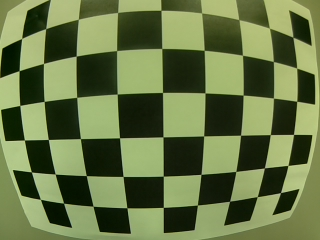
#> input picture src/camera_cal/calibration1.jpeg, 320 x 240 px; its folder holds 5 pictures in this run
$ python LaneDemo.py camera_cal/calibration1.jpeg   (older library calls are emulated)
#> lines starting #> are read from the running program, lines starting #| are printed output that depends on the picture; after the words box and inside, x2 and y2 are one past the last pixel; in counts of white or black regions, pixels touching at a corner belong together
### src/LaneDetection.py
from io import BytesIO
import numpy as np
import cv2
import glob
import matplotlib as mpl
from IPython.display import Image
from scipy import signal
from multiprocessing import Pool
from functools import partial
from collections import deque


# [15 lines left out: function arr2img, not called in this run]


def camera_chessboards(glob_regex='camera_cal/calibration*.jpeg'):
    # prepare object points, like (0,0,0), (1,0,0), (2,0,0) ....,(6,5,0)
#> called with glob_regex = 'camera_cal/calibration*.jpeg'
    objp = np.zeros((6 * 9, 3), np.float32)
    objp[:, :2] = np.mgrid[0:9, 0:6].T.reshape(-1, 2)

    # Arrays to store object points and image points from all the images.
    objpoints = []  # 3d points in real world space
    imgpoints = []  # 2d points in image plane.
    chessboards = []  # array of chessboard images

    # Make a list of calibration images
    images = glob.glob(glob_regex)

    # Step through the list and search for chessboard corners
    for idx, fname in enumerate(images):
        img = cv2.imread(fname)
#> img is the input picture: shape (240, 320, 3); mean B, G, R 70, 116.9, 102
        gray = cv2.cvtColor(img, cv2.COLOR_BGR2GRAY)
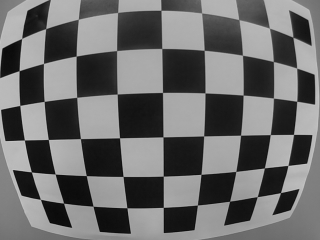
#> gray: shape (240, 320); min 9, max 196, mean 107.1

        # Find the chessboard corners
        ret, corners = cv2.findChessboardCorners(gray, (9, 6), None)
#> ret = True; corners = 54 rows, first 8: [280.5, 192.6], [257.2, 196.6], [229.6, 201.3], [197.4, 205], [163.3, 207.4], [126.9, 207.7], [93.07, 206.2], [63.56, 203.2]

        # If found, add object points, image points
        if ret == True:
            objpoints.append(objp)
            imgpoints.append(corners)

            # Draw and display the corners
            cv2.drawChessboardCorners(img, (9, 6), corners, ret)
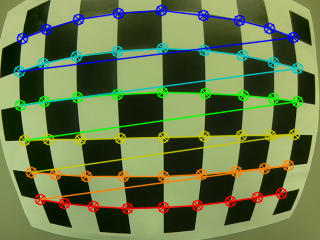
#> img: shape (240, 320, 3); 16.38% of pixels changed, all inside (x1, y1, x2, y2) = (13, 4, 304, 215)
            chessboards.append(img)
#> pass 2 of the loop in camera_chessboards, `for idx, fname in enumerate(images):`:
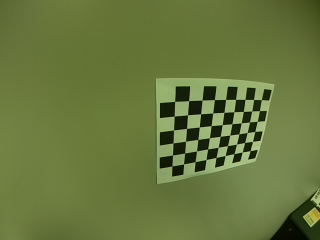
#> input picture src/camera_cal/calibration10.jpeg, 320 x 240 px
#> in camera_chessboards, img is the input picture: shape (240, 320, 3); mean B, G, R 61.5, 119, 103.1
#> in camera_chessboards, `gray = cv2.cvtColor(img, cv2.COLOR_BGR2GRAY)`:
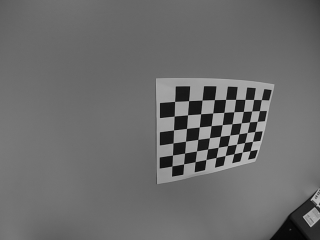
#> gray: shape (240, 320); min 3, max 191, mean 107.7
#> corners = 54 rows, first 8: [250.1, 150.6], [242.2, 152.1], [233.9, 153.6], [225.1, 155.6], [216, 157.4], [206, 159.6], [195.2, 161.6], [183.6, 163.9]
#> in camera_chessboards, `cv2.drawChessboardCorners(img, (9, 6), corners, ret)`:
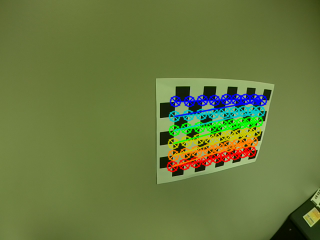
#> img: shape (240, 320, 3); 7.32% of pixels changed, all inside (x1, y1, x2, y2) = (166, 93, 268, 173)
#> pass 3 of the loop in camera_chessboards, `for idx, fname in enumerate(images):`:
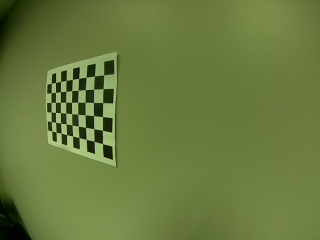
#> input picture src/camera_cal/calibration11.jpeg, 320 x 240 px
#> in camera_chessboards, img is the input picture: shape (240, 320, 3); mean B, G, R 62.4, 122.6, 105
#> in camera_chessboards, `gray = cv2.cvtColor(img, cv2.COLOR_BGR2GRAY)`:
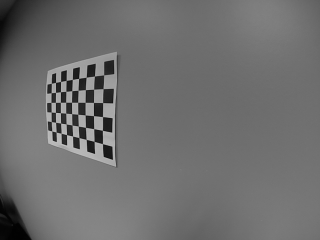
#> gray: shape (240, 320); min 1, max 195, mean 110.6
#> corners = 54 rows, first 8: [102.5, 143.7], [94.04, 141.4], [86.19, 139.4], [78.94, 137.5], [72.51, 136], [66.53, 134.6], [61.06, 133.3], [56.19, 132.1]
#> in camera_chessboards, `cv2.drawChessboardCorners(img, (9, 6), corners, ret)`:
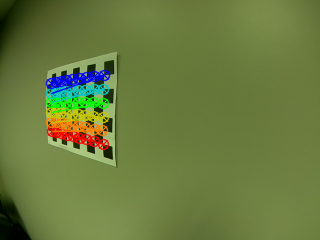
#> img: shape (240, 320, 3); 5.3% of pixels changed, all inside (x1, y1, x2, y2) = (45, 69, 111, 151)
#> the loop made 4 passes; the first 3 are shown

    return objpoints, imgpoints, chessboards


objpoints, imgpoints, chessboards = camera_chessboards()


def camera_calibrate(objpoints, imgpoint, img):
    # Test undistortion on an image
    img_size = img.shape[0:2]

    # Do camera calibration given object points and image points
    ret, mtx, dist, rvecs, tvecs = cv2.calibrateCamera(objpoints, imgpoints, img_size, None, None)

    dst = cv2.undistort(img, mtx, dist, None, mtx)

    return ret, mtx, dist, dst


test_img = 'camera_cal/calibration1.jpg'
undistort_img = 'output_images/undistort_output.jpg'

img = cv2.imread(test_img)
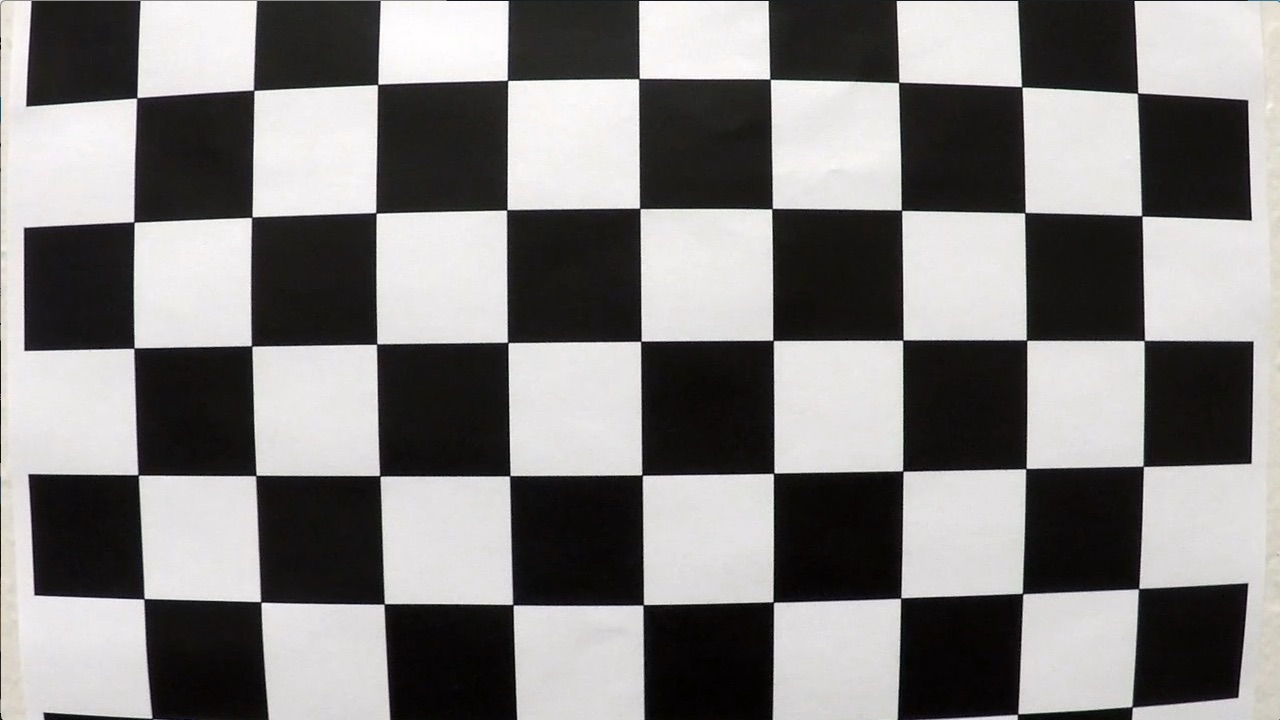
#> input picture src/camera_cal/calibration1.jpg, 1280 x 720 px
#> img is the input picture: shape (720, 1280, 3); mean B, G, R 127.8, 128.4, 130.1
ret, mtx, dist, dst = camera_calibrate(objpoints, imgpoints, img)
#> in camera_calibrate, `dst = cv2.undistort(img, mtx, dist, None, mtx)`:
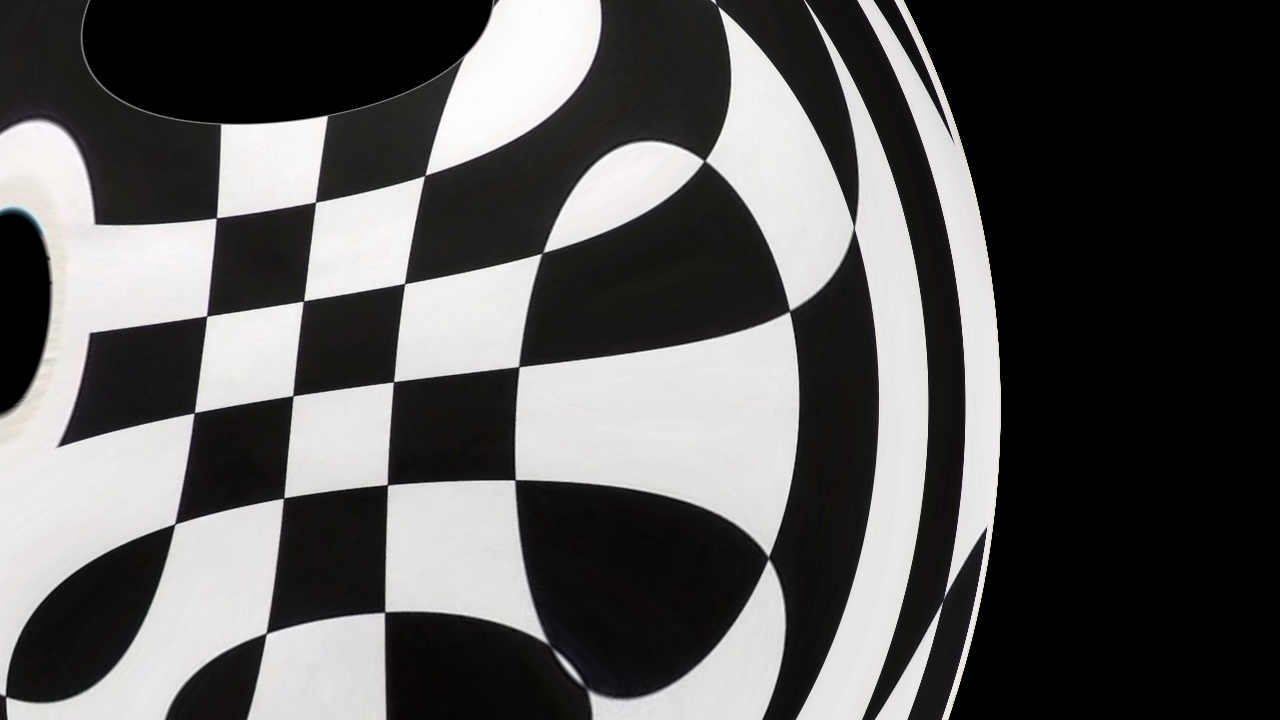
#> dst: shape (720, 1280, 3); mean B, G, R 87.9, 88.1, 89.3

cv2.imwrite(undistort_img, dst)


def undistort_image(img, mtx=mtx, dist=dist):
    dst = cv2.undistort(img, mtx, dist, None, mtx)
    return dst


# [143 lines left out: functions load_test_images, binary_filter_road_pavement, combined_threshold, not called in this run]


def draw_lines(img, vertices):
    pts = np.int32([vertices])
    cv2.polylines(img, pts, True, (0, 0, 255))


# [109 lines left out: functions perspective_transforms, perspective_warp, perspective_unwarp, calc_warp_points, binary_topdown, lane_histogram and 1 more, not called in this run]


class WindowBox(object):
    # [16 lines left out: function __init__, not called in this run]

    def center(self):
        return (self.x_center, int(self.y_top - self.y_bottom) / 2)

    # [14 lines left out: function next_windowbox, not called in this run]

    def _nonzerox_count(self):
        return len(self.nonzerox)

    def _is_noise(self):
        return self._nonzerox_count() > self.imgwindow.shape[0] * self.imgwindow.shape[1] * .75

    def has_line(self):
        return (self._nonzerox_count() > self.mincount) ^ self._is_noise()

    # [72 lines left out: functions has_lane, __str__, find_lane_windows, calc_lane_windows, calc_fit_from_boxes, not called in this run]


def poly_fitx(fity, line_fit):
    fit_linex = line_fit[0] * fity ** 2 + line_fit[1] * fity + line_fit[2]
    return fit_linex


# [79 lines left out: functions calc_lr_fit_from_polys, calc_curvature, fit_window, not called in this run]


# holds current line details
class Line():
    """Line Class"""
    LINE_FIT_INVALID_MSG = "Line has an invalid polynominal."

    # [15 lines left out: function __init__, not called in this run]

    @property
    def xs(self):
        return poly_fitx(self.ploty, self.poly_fit)

    @property
    def ploty(self):
        return self.__ploty

    @property
    def poly_fit(self):
        return self.__poly_fit

    @property
    def binimg(self):
        return self.__binimg

    @property
    def y_bottom(self):
        return self.__y_bottom

    @property
    def y_top(self):
        return self.__binimg.shape[1]

    @property
    def x_bottom(self):
        return self.__x_bottom

    @property
    def x_top(self):
        return self.__x_top

    # [11 lines left out: functions curvature, __str__, not called in this run]


# contains the Line details and methods to determine current road line
class RoadLine():
    """RoadLine Class"""
    LINE_ISNT_SANE_MSG = "Line didn't pass sanity checks."

    # [60 lines left out: functions __init__, __str__, line, line, _queue_to_history, not called in this run]

    @property
    def line_history_count(self):
        return len(self.__line_history)

    @property
    def curvature(self):
        return self.line.curvature

    # [5 lines left out: function curvatures, not called in this run]

    @property
    def mean_curvature(self):
        return np.mean(self.curvatures)

    @property
    def std_curvature(self):
        return np.std(self.curvatures)

    @property
    def max_abs_curvature_variance(self):
        return np.max(np.abs(self.curvatures - np.mean(self.curvatures)))

    @property
    def line_fits(self):
        return np.array([line.poly_fit for line in self.__line_history])

    # [26 lines left out: functions mean_fit, ploty, not called in this run]

    @property
    def mean_xs(self):
        return poly_fitx(self.ploty, self.mean_fit)


# contains the left & right road lines and associated image
class Lane():
    """Lane Class"""
    lane_px_width = 413
    xm_per_pix = 3.7 / lane_px_width  # meters per pixel in x dimension - copied from calc_curvature for convenience

    THRESHOLD_DAYTIME_NORMAL = "daytime-normal"
    THRESHOLD_DAYTIME_SHADOW = "daytime-shadow"
    THRESHOLD_DAYTIME_BRIGHT = "daytime-bright"
    THRESHOLD_DAYTIME_FILTER = "daytime-filter-pavement"
    THRESHOLD_WINDOWING = "windowing"

    # [33 lines left out: function __init__, not called in this run]

    @property
    def img_height(self):
        return self.__img_height

    @property
    def img_width(self):
        return self.__img_width

    @property
    def pts_zero(self):
        return self.__pts_zero

    @property
    def ploty(self):
        return self.__ploty

    @property
    def undistorted_image(self):
        return self.__undistorted_image

    @property
    def binary_image(self):
        return self.__binary_image

    @property
    def warped(self):
        return self.__warped

    @property
    def warped_threshold(self):
        return self.__warped_threshold

    # [41 lines left out: function warped_decorated, not called in this run]

    @property
    def road_line_left(self):
        return self.__road_line_left

    @property
    def road_line_right(self):
        return self.__road_line_right

    # [20 lines left out: functions result, result_decorated, not called in this run]

    @property
    def image(self):
        return self.__image

    # [110 lines left out: functions _image_yuv_equalize, image, _undistort_warp_search, _warped_window_thresholding, _warp_undistorted_threshold, not called in this run]

    def _warped_has_noise(self, warped, noise_level=75):
        histogram = np.sum(warped, axis=1)
        return (histogram > noise_level).any()

    # [16 lines left out: functions x_center_offset, x_error, not called in this run]

    @property
    def x_start_left(self):
        return self.road_line_left.line.x_top

    @property
    def x_start_right(self):
        return self.road_line_right.line.x_top

    def _x_pix_to_m(self, pix):
        return pix * self.xm_per_pix

    # [118 lines left out: functions _full_histogram_lane_search, warped_histogram, _road_line_box_search, _recalc_road_lines_from_polyfit, _line_from_fit, _draw_lanes_unwarped and 1 more, not called in this run]

### src/LaneFollow.py
from PID import PID

class LaneFollow():

    def __init__(self):
        #self.setpoint = 0
        self.pid = PID(1,0,0)
        self.upperLimit = 120
        self.lowerLimit = 60

    # [9 lines left out: function calcAngle, not called in this run]


### src/PID.py
#!/usr/bin/python
#
# This file is part of IvPID.
# Copyright (C) 2015 Ivmech Mechatronics Ltd. <bilgi@ivmech.com>
#
# IvPID is free software: you can redistribute it and/or modify
# it under the terms of the GNU General Public License as published by
# the Free Software Foundation, either version 3 of the License, or
# (at your option) any later version.
#
# IvPID is distributed in the hope that it will be useful,
# but WITHOUT ANY WARRANTY; without even the implied warranty of
# MERCHANTABILITY or FITNESS FOR A PARTICULAR PURPOSE.  See the
# GNU General Public License for more details.
#
# You should have received a copy of the GNU General Public License
# along with this program.  If not, see <http://www.gnu.org/licenses/>.

# title           :PID.py
# description     :python pid controller
# author          :Caner Durmusoglu
# date            :20151218
# version         :0.1
# notes           :
# python_version  :2.7
# ==============================================================================

"""Ivmech PID Controller is simple implementation of a Proportional-Integral-Derivative (PID) Controller in the Python Programming Language.
More information about PID Controller: http://en.wikipedia.org/wiki/PID_controller
"""
import time

class PID:
    """PID Controller
    """

    def __init__(self, P=0.2, I=0.0, D=0.0):

        self.Kp = P
        self.Ki = I
        self.Kd = D

        self.sample_time = 0.00
        self.current_time = time.time()
        self.last_time = self.current_time

        self.clear()

    def clear(self):
        """Clears PID computations and coefficients"""
        self.SetPoint = 0.0

        self.PTerm = 0.0
        self.ITerm = 0.0
        self.DTerm = 0.0
        self.last_error = 0.0

        # Windup Guard
        self.int_error = 0.0
        self.windup_guard = 20.0

        self.output = 0.0

    # [32 lines left out: function update, not called in this run]

    def setKp(self, proportional_gain):
        """Determines how aggressively the PID reacts to the current error with setting Proportional Gain"""
        self.Kp = proportional_gain

    def setKi(self, integral_gain):
        """Determines how aggressively the PID reacts to the current error with setting Integral Gain"""
        self.Ki = integral_gain

    def setKd(self, derivative_gain):
        """Determines how aggressively the PID reacts to the current error with setting Derivative Gain"""
        self.Kd = derivative_gain

    # [17 lines left out: functions setWindup, setSampleTime, not called in this run]

### src/LaneDemo.py
import http.client
import requests
import cv2
import numpy as np
import io
from PIL import Image
import LaneDetection
from LaneFollow import LaneFollow as lf
from pynput.keyboard import Listener, Controller


HOST = '192.168.5.1'
PORT = '8000'
BASE_URL = 'http://' + HOST + ':' + PORT + '/'
pid = lf()
running = False


class QueryImage:

    # [29 lines left out: functions __init__, queryImage, __request__, not called in this run]


def run_action(cmd):
    url = BASE_URL + 'run/?action=' + cmd
    __request__(url)


def run_speed(speed):
    url = BASE_URL + 'run/?speed=' + speed
    __request__(url)


# [36 lines left out: functions on_press, on_release, go, stop, not called in this run]


def connection_ok():
    cmd = 'connection_test'
    url = BASE_URL + cmd

    try:
#> (the run stopped early here; a loop or call above may not have finished)
